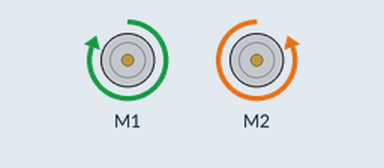
Simulated run of this sketch. Board: Arduino Uno, built with avr-gcc and run on an emulated ATmega328P. Parts: 2 × DC motor (green arrow = forward, orange = backward, longer = faster). What the sketch prints to the serial monitor is not drawn.

Above: at 2.0 s.
At 4.5 s:
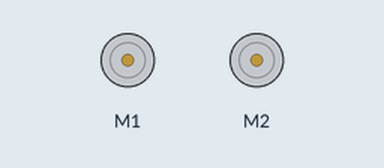
At 7.0 s:
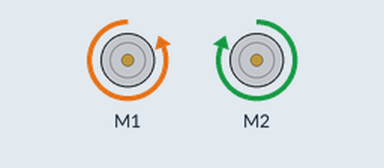
Timing chart, 0 to 13.0 s (numbered marks = the images above):
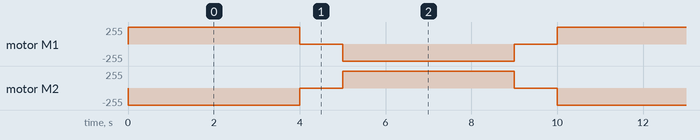

The sketch:

Motor.ino
```cpp
// (licence header left out)
#include <AFMotor.h>

AF_DCMotor motor1(1);
AF_DCMotor motor2(2);

void setup() {
  Serial.begin(9600);           // set up Serial library at 9600 bps
  Serial.println("Motor test!");

  // turn on motor
  motor1.setSpeed(200);
  motor2.setSpeed(200);

  motor1.run(RELEASE);
  motor2.run(RELEASE);
}

void loop() {
  Serial.print("tick");

  motor1.run(FORWARD);
  motor1.setSpeed(255);
  motor2.run(BACKWARD);
  motor2.setSpeed(255);
  delay(4000);

  Serial.print("tech");
  motor1.run(RELEASE);
  motor2.run(RELEASE);
  delay(1000);

  motor2.run(FORWARD);
  motor2.setSpeed(255);
  motor1.run(BACKWARD);
  motor1.setSpeed(255);
  delay(4000);

  Serial.print("tech");
  motor1.run(RELEASE);
  motor2.run(RELEASE);
  delay(1000);
}
```

Measured:
- by itself, motor M1: repeats every 10.0 s: stopped 1.0 s, backward 255/255 4.0 s, stopped 1.0 s, forward 255/255 4.0 s
- by itself, motor M2: repeats every 10.0 s: stopped 1.0 s, forward 255/255 4.0 s, stopped 1.0 s, backward 255/255 4.0 s
